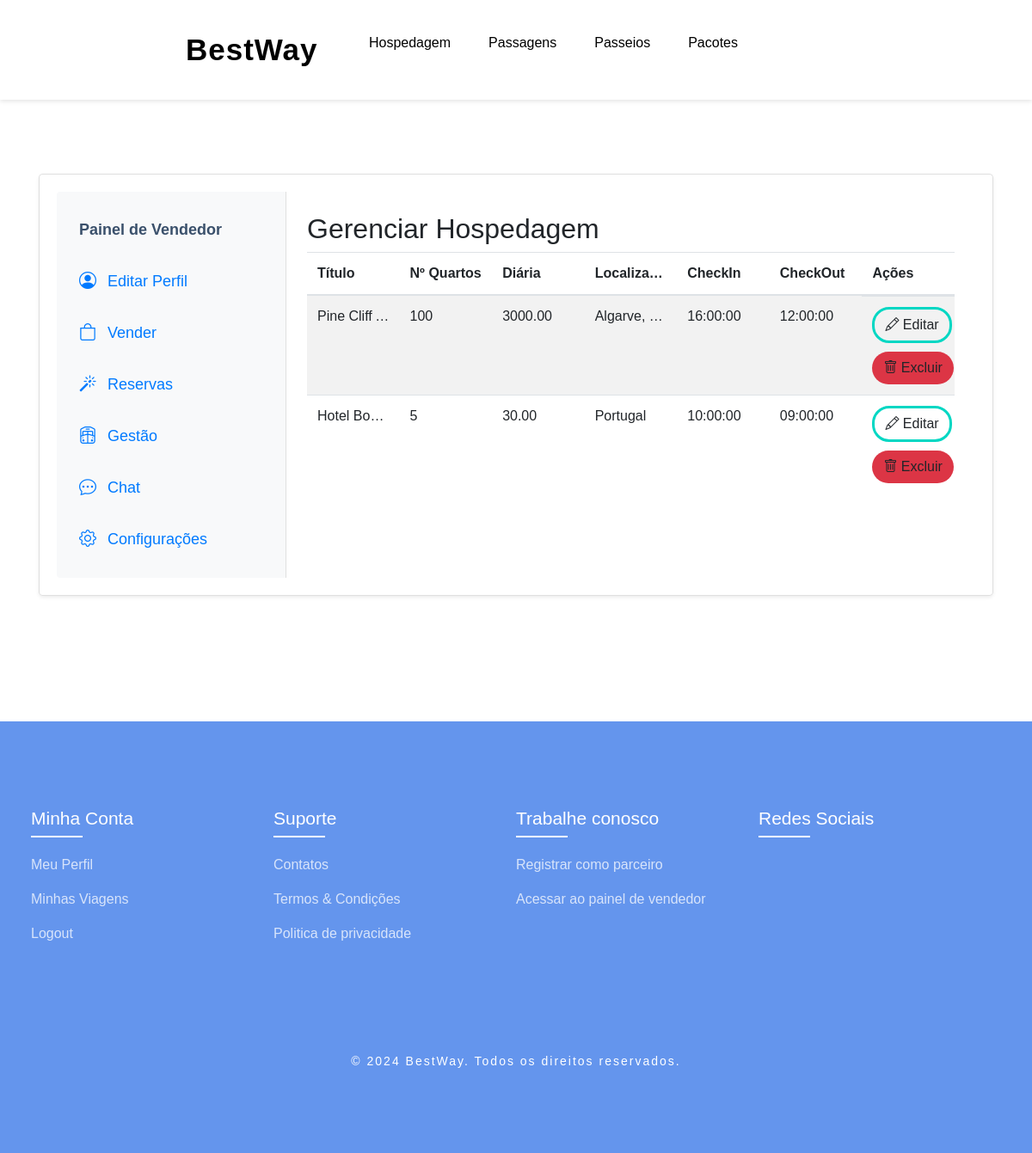
The page /public/vendedor/gerir_hospedagem.php (signed in) on the database its author committed.
### tables this page shows
CREATE TABLE `t_hospedagem` (
  `id` int(11) NOT NULL,
  `id_user` int(11) DEFAULT NULL,
  `nome` varchar(255) NOT NULL,
  `descricao` text DEFAULT NULL,
  `n_quartos` int(11) DEFAULT NULL,
  `preco_diaria` decimal(10,2) NOT NULL,
  `localizacao` varchar(255) DEFAULT NULL,
  `classificacao` int(11) DEFAULT NULL,
  `horario_checkin` time DEFAULT NULL,
  `horario_checkout` time DEFAULT NULL,
  `tipo_hospedagem` enum('hotel','apartamento','hostel','castelo','cabana','resort') DEFAULT NULL,
  `data_criacao` timestamp NOT NULL DEFAULT current_timestamp(),
  `data_atualizacao` timestamp NOT NULL DEFAULT current_timestamp() ON UPDATE current_timestamp(),
  `foto1` varchar(255) DEFAULT NULL,
  `foto2` varchar(255) DEFAULT NULL,
  `foto3` varchar(255) DEFAULT NULL,
  `data_inicio` date DEFAULT NULL,
  `data_fim` date DEFAULT NULL
);

### public/vendedor/gerir_hospedagem.php (the view, shortened to what this page needs)
<?php
include '../../config/liga_bd.php';
$vendedor_id = $_SESSION['id'];
$sql = "SELECT * FROM t_hospedagem WHERE id_user = ?";
$stmt = $ligacao->prepare($sql);
$stmt->bind_param("i", $vendedor_id);
$stmt->execute();
$result = $stmt->get_result();
?>
<!DOCTYPE html>
<html lang="pt-br">
<head>
    <link rel="stylesheet" href="../../assets/css/styleperfil.css">
    <link rel="stylesheet" href="../../assets/css/style.css">
    <link href="https://cdn.jsdelivr.net/npm/bootstrap-icons/font/bootstrap-icons.css" rel="stylesheet">
    <link href="https://cdn.jsdelivr.net/npm/bootstrap@4.5.0/dist/css/bootstrap.min.css" rel="stylesheet">
</head>
<br><br><br>
<body>
    <?php $cabecalho_escuro = true; include __DIR__ . '/../../views/partials/header.php'; ?>
    <div class="container light-style flex-grow-1 container-p-y">
        <div class="card shadow-sm rounded-lg">
            <div class="row no-gutters">
                <div class="col-md-3 p-3 bg-light rounded-left menu-container">
                    <nav class="menu">
                        <a class="menu-item" style="color: #3A506B"><strong>Painel de Vendedor</strong></a>
                        <a class="menu-item" href="admin.php" onclick="showContent('profile');"><i class="bi bi-person-circle"></i> Editar Perfil</a>
                        <a class="menu-item" href="vender_opcoes.php"><i class="bi bi-bag"></i> Vender</a>
                        <a class="menu-item" href="gerenciar_reservas.php"><i class="bi bi-magic"></i> Reservas</a>
                        <a class="menu-item" href="gestao_opcoes.php"><i class="bi bi-train-freight-front"></i> Gestão</a>
                        <a class="menu-item" href="chat.php"><i class="bi bi-chat-dots"></i> Chat</a>
                        <a class="menu-item" href="configuracoes.php"><i class="bi bi-gear"></i> Configurações</a>
                    </nav>
            </div>
            <div class="col-md-9">
                    <div class="tab-content p-4">
                <h2>Gerenciar Hospedagem</h2>
                <div class="table-responsive">
                    <table class="table table-striped">
                        <thead>
                            <tr>
                                <th>Título</th>
                                <th>Nº Quartos</th>
                                <th>Diária</th>
                                <th>Localização</th>
                                <th>CheckIn</th>
                                <th>CheckOut</th>
                                <th>Ações</th>
                            </tr>
                        </thead>
                        <tbody>
                        <?php if ($result->num_rows > 0): ?>
                            <?php while ($row = $result->fetch_assoc()): ?>
                                <tr>
                                    <td><?php echo htmlspecialchars($row['nome']); ?></td>
                                    <td><?php echo htmlspecialchars($row['n_quartos']); ?></td>
                                    <td><?php echo htmlspecialchars($row['preco_diaria']); ?></td>
                                    <td><?php echo htmlspecialchars($row['localizacao']); ?></td>
                                    <td><?php echo htmlspecialchars($row['horario_checkin']); ?></td>
                                    <td><?php echo htmlspecialchars($row['horario_checkout']); ?></td>
                                    <td class="action-btns">
                                        <button type="button" class="btn btn-edit" data-toggle="modal" data-target="#editModal"
                                            data-reserva-id="<?php echo $row['id']; ?>"
                                            data-nome="<?php echo htmlspecialchars($row['nome']); ?>"
                                            data-n_quartos="<?php echo htmlspecialchars($row['n_quartos']); ?>"
                                            data-preco_diaria="<?php echo htmlspecialchars($row['preco_diaria']); ?>"
                                            data-localizacao="<?php echo htmlspecialchars($row['localizacao']); ?>"
                                            data-horario_checkin="<?php echo htmlspecialchars($row['horario_checkin']); ?>"
                                            data-horario_checkout="<?php echo htmlspecialchars($row['horario_checkout']); ?>">
                                            <i class="bi bi-pencil"></i> Editar
                                        </button>
                                        <button type="button" class="btn btn-delete" data-toggle="modal" data-target="#confirmDeleteModal"
                                            data-reserva-id="<?php echo $row['id']; ?>">
                                            <i class="bi bi-trash"></i> Excluir
                                        </button>
                                    </td>
                                </tr>
                            <?php endwhile; ?>
                        <?php else: ?>
                            <tr><td colspan="7">Nenhuma hospedagem encontrada.</td></tr>
                        <?php endif; ?>
                    </tbody>
                    </table>
                </div>
            </div>
        </div>
    </div>
        </div>
    </div>
    <br><br><br><br>
    <?php include '../../views/partials/footer.php' ?>
</body>
</html>

### assets/css/styleperfil.css (style rules this page uses)
body { background-image: url('images/fundo.png'); background-size: cover; background-position: center; font-family: 'San Francisco', 'Helvetica Neue', Arial, sans-serif; margin-top: 30px; color: #333; }
.container { max-width: 300px; margin: 30px auto; padding: 20px; }
.card { background: #ffffff; box-shadow: 0 1px 3px rgba(0, 0, 0, 0.1); padding: 20px; margin-bottom: 20px; }
.btn { background: #007aff; color: #ffffff; padding: 10px 20px; border-radius: 50px; font-size: 14px; transition: background-color 0.3s ease, transform 0.3s ease; }
.card, .btn { border-radius: 12px; }

### assets/css/style.css (style rules this page uses)
* { padding: 0; margin: 0; box-sizing: border-box; font-family: "Poppins", sans-serif; text-decoration: none; list-style: none; scroll-behavior: smooth; }
:root { --bg-color: #fff; --text-color: #221314; --second-color: #4169e1; --main-color: #6495ed; --big-font: 6rem; --h2-font: 3rem; --p-font: 1.1rem; }
body { background: var(--bg-color); color: var(--text-color); }
.btn { background: var(--main-color); color: white; padding: 12px 20px; border-radius: 5px; cursor: pointer; }
body { font-family: Arial, sans-serif; margin: 0; padding: 0; background-color: #f4f4f4; }
@media (max-width: 1400px) { :root { --big-font: 4.5rem; --h2-font: 2.3rem; --p-font: 1rem; transition: 0.2s; } }

### public/vendedor/gerir_hospedagem.php (style rules this page uses)
body { margin-top: 100px; font-family: 'Poppins', sans-serif; }
.card { border-radius: 15px; overflow: hidden; background: #ffffff; box-shadow: 0 1px 3px rgba(0, 0, 0, 0.1); padding: 20px; margin-bottom: 20px; }
.menu-container { background-color: #f8f9fa; border-right: 1px solid #e0e0e0; }
.menu { display: flex; flex-direction: column; }
.menu-item { color: #007AFF; padding: 10px; margin: 5px 0; text-decoration: none; font-size: 18px; border-radius: 10px; transition: background-color 0.3s ease, transform 0.2s ease-in-out; }
.menu-item i { margin-right: 8px; font-size: 20px; }
.container { overflow: hidden; padding: 0 15px; }
.table-responsive { overflow-x: auto; -webkit-overflow-scrolling: touch; max-width: 100%; }
.table { width: 100%; table-layout: fixed; }
.table th, .table td { word-wrap: break-word; overflow: hidden; text-overflow: ellipsis; white-space: nowrap; }
.btn-edit { border: 3px solid #00d7c3; border-radius: 20px; }
.btn-delete { background-color: #dc3545; border-radius: 20px; }
.action-btns { display: flex; gap: 10px; flex-wrap: wrap; }

### rows shown on the page
t_hospedagem: nome "Pine Cliff…", n_quartos "100", preco_diaria "3000.00", localizacao "Algarve,…", horario_checkin "16:00:00", horario_checkout "12:00:00"
t_hospedagem: nome "Hotel Bo…", n_quartos "5", preco_diaria "30.00", localizacao "Portugal", horario_checkin "10:00:00", horario_checkout "09:00:00"
